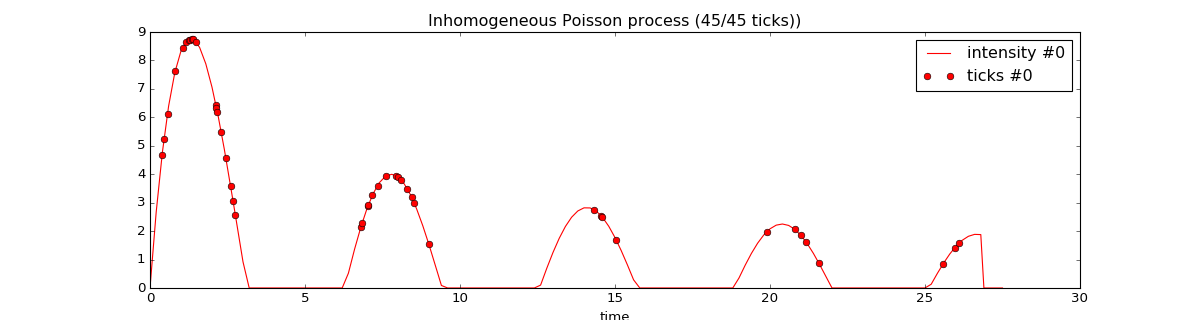

Here is the Python script that generated this plot:
import numpy as np
from mlpp.base.utils import TimeFunction
from pylab import rcParams
from mlpp.simulation.inhomogeneous_poisson import SimuInhomogeneousPoisson

rcParams['figure.figsize'] = 15, 4
run_time = 30

T = np.arange((run_time * 0.9) * 5, dtype=float) / 5
Y = np.maximum(15 * np.sin(T) * (np.divide(np.ones_like(T),
                                           np.sqrt(T + 1) + 0.1 * T)), 0.001)

tf = TimeFunction((T, Y), dt=0.01)

# We define a 1 dimentional inhomogeneous Poisson process with the
# intensity function seen above
in_poi = SimuInhomogeneousPoisson([tf], end_time=run_time)

# We activate intensity tracking and launch the process during t = runtime
in_poi.track_intensity(0.1)
in_poi.simulate()

# We plot the resulting inhomogeneous Poisson process with its
# intensity and its ticks over time
in_poi.plot()
